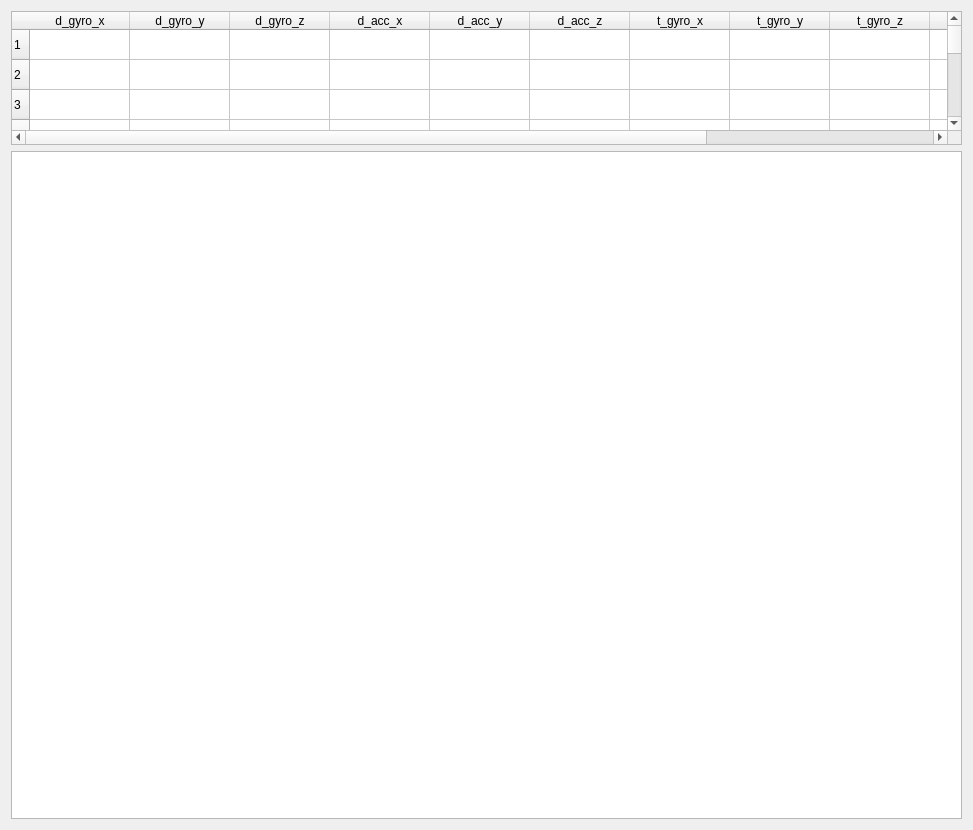
<?xml version="1.0" encoding="UTF-8"?>
<ui version="4.0">
 <class>Dialog</class>
 <widget class="QDialog" name="Dialog">
  <property name="geometry">
   <rect>
    <x>0</x>
    <y>0</y>
    <width>973</width>
    <height>830</height>
   </rect>
  </property>
  <property name="windowTitle">
   <string>Dialog</string>
  </property>
  <layout class="QVBoxLayout" name="verticalLayout" stretch="1,5">
   <item>
    <widget class="QTableWidget" name="tableWidget">
     <attribute name="horizontalHeaderCascadingSectionResizes">
      <bool>false</bool>
     </attribute>
     <row>
      <property name="text">
       <string>1</string>
      </property>
     </row>
     <row>
      <property name="text">
       <string>2</string>
      </property>
     </row>
     <row>
      <property name="text">
       <string>3</string>
      </property>
     </row>
     <row>
      <property name="text">
       <string>4</string>
      </property>
     </row>
     <row>
      <property name="text">
       <string>5</string>
      </property>
     </row>
     <row>
      <property name="text">
       <string>6</string>
      </property>
     </row>
     <row>
      <property name="text">
       <string>7</string>
      </property>
     </row>
     <row>
      <property name="text">
       <string>8</string>
      </property>
     </row>
     <row>
      <property name="text">
       <string>9</string>
      </property>
     </row>
     <row>
      <property name="text">
       <string>10</string>
      </property>
     </row>
     <column>
      <property name="text">
       <string>d_gyro_x</string>
      </property>
     </column>
     <column>
      <property name="text">
       <string>d_gyro_y</string>
      </property>
     </column>
     <column>
      <property name="text">
       <string>d_gyro_z</string>
      </property>
     </column>
     <column>
      <property name="text">
       <string>d_acc_x</string>
      </property>
     </column>
     <column>
      <property name="text">
       <string>d_acc_y</string>
      </property>
     </column>
     <column>
      <property name="text">
       <string>d_acc_z</string>
      </property>
     </column>
     <column>
      <property name="text">
       <string>t_gyro_x</string>
      </property>
     </column>
     <column>
      <property name="text">
       <string>t_gyro_y</string>
      </property>
     </column>
     <column>
      <property name="text">
       <string>t_gyro_z</string>
      </property>
     </column>
     <column>
      <property name="text">
       <string>t_acc_x</string>
      </property>
     </column>
     <column>
      <property name="text">
       <string>t_acc_y</string>
      </property>
     </column>
     <column>
      <property name="text">
       <string>t_acc_z</string>
      </property>
     </column>
    </widget>
   </item>
   <item>
    <widget class="QGraphicsView" name="graphicsView"/>
   </item>
  </layout>
 </widget>
 <resources/>
 <connections/>
</ui>
